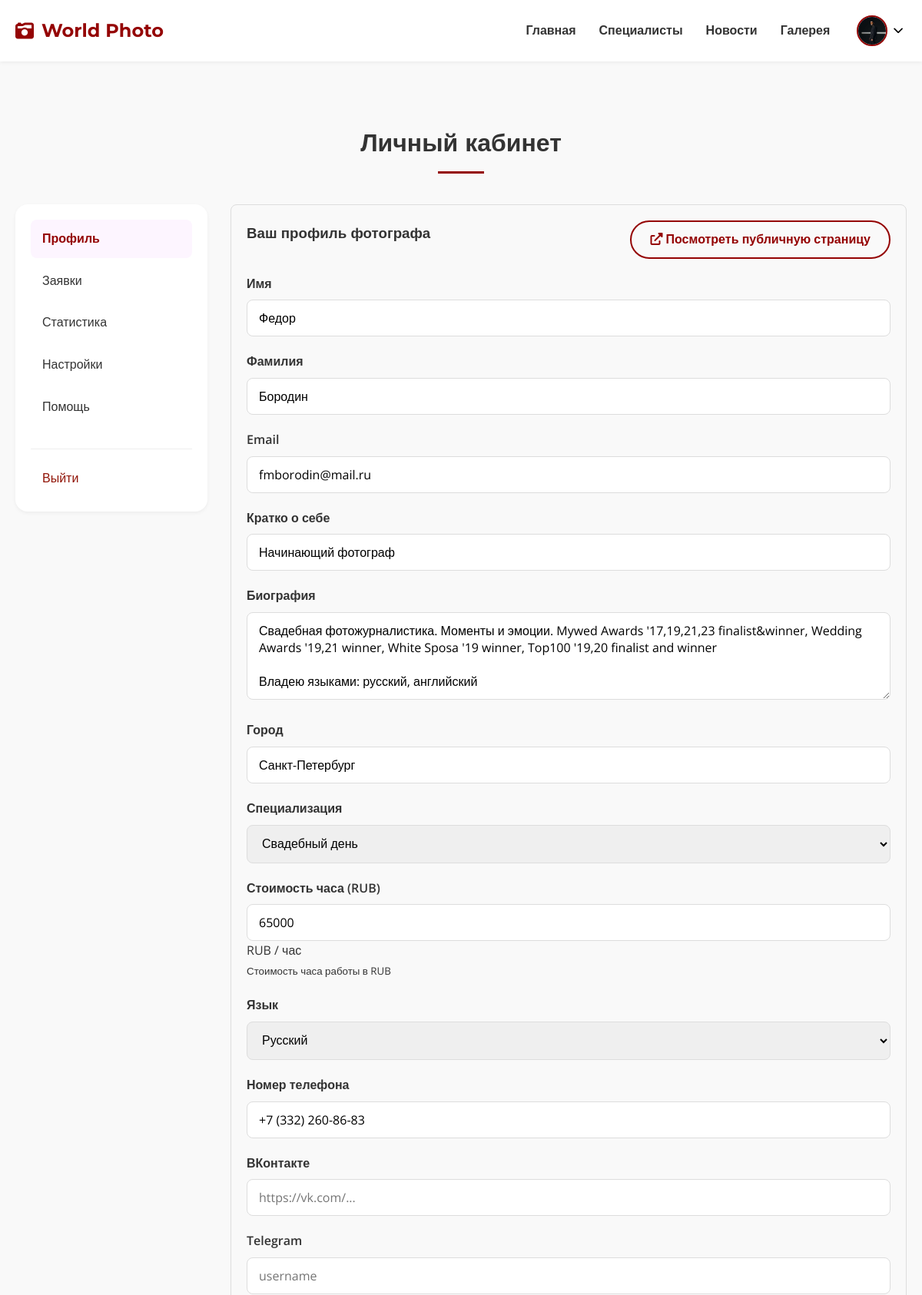
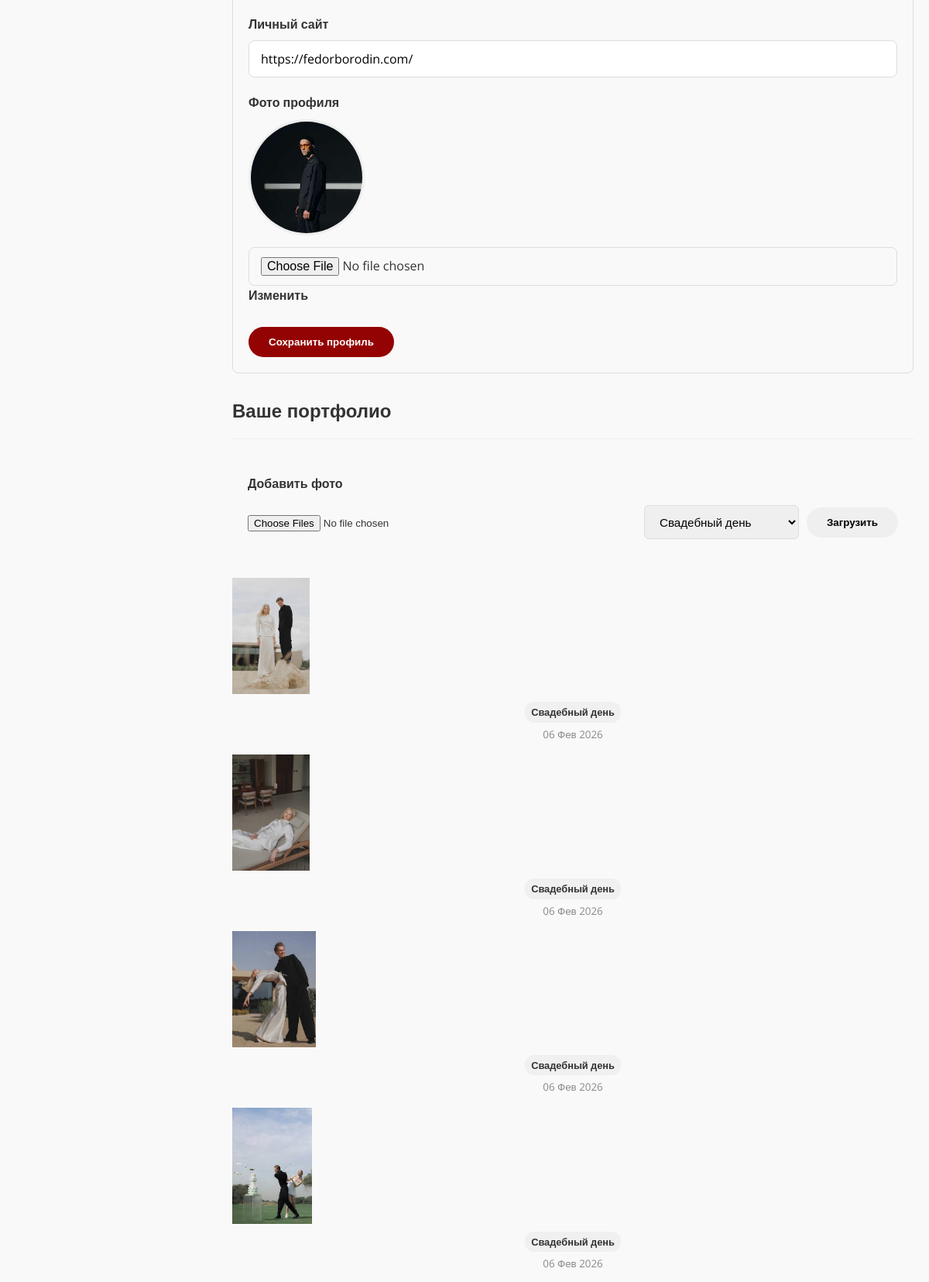
The page /users/dashboard/ (signed in, upper part) on the database its author committed (2 pictures, top to bottom).
### users/models.py (models this page shows, shortened)
class PhotographerProfile(models.Model):
    user = models.OneToOneField(User, on_delete=models.CASCADE)
    short_intro = models.CharField(max_length=250)
    bio = models.TextField()
    city = models.CharField(max_length=100, blank=True, null=True)
    specialization = models.CharField(max_length=50, choices=SPECIALIZATION_CHOICES, default='wedding')
    price = models.IntegerField(default=0, help_text="Стоимость часа работы в RUB")
    LANGUAGE_CHOICES = [
        ('ru', 'Русский'),
        ('en', 'English'),
    ]
    language = models.CharField(max_length=10, choices=LANGUAGE_CHOICES, default='ru')
    profile_image = models.ImageField(upload_to='profile_images', blank=True, null=True)
    views_count = models.PositiveIntegerField(default=0)
    phone_number = models.CharField(max_length=20, blank=True, null=True, verbose_name="Номер телефона")
    social_vk = models.URLField(blank=True, null=True, verbose_name="Ссылка на ВКонтакте")
    social_telegram = models.CharField(max_length=50, blank=True, null=True, verbose_name="Telegram (username)")
    website = models.URLField(blank=True, null=True, verbose_name="Личный сайт")

class Photo(models.Model):
    photographer = models.ForeignKey(PhotographerProfile, on_delete=models.CASCADE, related_name='photos')
    image = models.ImageField(upload_to='photographs')
    category = models.CharField(max_length=50, choices=SPECIALIZATION_CHOICES, default='wedding', verbose_name="Категория")
    uploaded_at = models.DateTimeField(auto_now_add=True)

### users/views.py (the view, shortened to what this page needs)
# urls.py: path('dashboard/', views.dashboard, name='dashboard'),
@login_required
def dashboard(request):
    try:
        profile = request.user.photographerprofile
        is_photographer = True
        client_profile = None
    except PhotographerProfile.DoesNotExist:
        profile = None
        is_photographer = False
        client_profile, created = ClientProfile.objects.get_or_create(user=request.user)
    password_form = PasswordChangeForm(request.user)
    p_form = None
    photo_form = None
    photos = []
    received_active_bookings = []
    received_completed_bookings = []
    client_form = None
    support_form = SupportRequestForm()
    my_support_requests = SupportRequest.objects.filter(user=request.user).order_by('-created_at')
    admin_support_requests = []
    admin_new_requests_count = 0
    if request.user.is_superuser:
        admin_support_requests = SupportRequest.objects.filter(status='new').order_by('-created_at')
        admin_new_requests_count = admin_support_requests.count()
    if is_photographer:
        p_form = PhotographerProfileForm(instance=profile)
        photo_form = PhotoUploadForm()
        photos = profile.photos.all().order_by('-uploaded_at')
        all_received = BookingRequest.objects.filter(photographer=profile, is_deleted_by_photographer=False).order_by('-created_at')
        received_active_bookings = all_received.exclude(status='completed')
        received_completed_bookings = all_received.filter(status='completed')
    else:
        client_form = ClientProfileForm(instance=client_profile)
    all_sent = BookingRequest.objects.filter(client=request.user, is_deleted_by_client=False).order_by('-created_at')
    sent_active_bookings = all_sent.exclude(status='completed')
    sent_completed_bookings = all_sent.filter(status='completed')
    favorites = Favorite.objects.filter(user=request.user)
    return render(request, 'users/dashboard.html', {
        'is_photographer': is_photographer,
        'p_form': p_form,
        'photo_form': photo_form,
        'photos': photos,
        'password_form': password_form,
        'received_bookings': received_active_bookings,
        'received_active_bookings': received_active_bookings,
        'received_completed_bookings': received_completed_bookings,
        'sent_bookings': sent_active_bookings,
        'sent_active_bookings': sent_active_bookings,
        'sent_completed_bookings': sent_completed_bookings,
        'favorites': favorites,
        'client_form': client_form,
        'client_profile': client_profile,
        'support_form': support_form,
        'my_support_requests': my_support_requests,
        'admin_support_requests': admin_support_requests,
        'admin_new_requests_count': admin_new_requests_count,
    })

### users/forms.py
class PhotoUploadForm(forms.Form):
    image = forms.ImageField(widget=forms.ClearableFileInput(), label='Загрузить фото')
    category = forms.ChoiceField(choices=SPECIALIZATION_CHOICES, label='Категория', initial='wedding')
    def __init__(self, *args, **kwargs):
        super().__init__(*args, **kwargs)
        self.fields['image'].widget.attrs.update({'multiple': True})
        self.fields['category'].widget.attrs.update({'class': 'form-control'})

### users/templatetags/user_filters.py (called while the page is built, shortened)
@register.filter
def get_avatar_url(user):
    try:
        if hasattr(user, 'photographerprofile'):
            profile = user.photographerprofile
            if profile.profile_image:
                return profile.profile_image.url
    except Exception:
        pass

### users/templates/users/dashboard.html (shortened to what this page needs)
{% extends 'users/base.html' %}
{% block content %}
<div class="container" style="padding-top: 40px; padding-bottom: 40px;">
<h1 class="section-title">Личный кабинет</h1>
    <div class="dashboard-container">
        <div class="dashboard-sidebar">
            <ul class="sidebar-menu">
                <li><a onclick="openTab(event, 'profile')" class="tab-link active">Профиль</a></li>
                {% if is_photographer %}
                    <li><a onclick="openTab(event, 'bookings')" class="tab-link">Заявки</a></li>
                    <li><a onclick="openTab(event, 'stats')" class="tab-link">Статистика</a></li>
                {% else %}
                    <li><a onclick="openTab(event, 'bookings')" class="tab-link">Мои заказы</a></li>
                {% endif %}
                <li><a onclick="openTab(event, 'settings')" class="tab-link">Настройки</a></li>
                <li>
                    <a onclick="openTab(event, 'help')" class="tab-link" style="display: flex; justify-content: space-between; align-items: center;">
                        Помощь
                    </a>
                </li>
            </ul>
            <div class="sidebar-footer">
                <a href="#" onclick="document.getElementById('logout-form').submit(); return false;" class="logout-link">Выйти</a>
            </div>
        </div>
        <div class="dashboard-content">
            <div id="profile" class="tab-content active">
                {% if is_photographer %}
                <div style="margin-bottom: 30px; border: 1px solid #ddd; padding: 20px; border-radius: 8px;">
                    <div style="display: flex; justify-content: space-between; align-items: center; margin-bottom: 20px;">
                        <h3>Ваш профиль фотографа</h3>
                        <a href="{% url 'photographer_detail' pk=user.photographerprofile.pk %}" class="btn btn-outline-primary" target="_blank">
                            <i class="fas fa-external-link-alt"></i> Посмотреть публичную страницу
                        </a>
                    </div>
                    <form method="post" enctype="multipart/form-data">
                        {% for field in p_form %}
                            {% if field.name != 'profile_image' %}
                                <div class="form-group">
                                    <label for="{{ field.id_for_label }}">{{ field.label }}</label>
                                    {% if field.name == 'price' %}
                                        <div class="price-input-wrapper">
                                            {{ field }}
                                            <span class="price-suffix">RUB / час</span>
                                        </div>
                                    {% else %}
                                        {{ field }}
                                    {% endif %}
                                    {% if field.help_text %}
                                        <small class="form-text text-muted">{{ field.help_text }}</small>
                                    {% endif %}
                                </div>
                            {% endif %}
                        {% endfor %}
                        <div class="form-group profile-image-group">
                            <label>Фото профиля</label>
                            <div class="profile-image-container">
                                {% if p_form.instance.profile_image %}
                                    <div class="current-image" id="currentImageContainer">
                                        <img src="{{ p_form.instance.profile_image.url }}" alt="Profile Photo" class="dashboard-profile-img">
                                    </div>
                                {% endif %}
                                <div class="image-actions">
                                    <input type="file" name="profile_image" id="id_profile_image" class="hidden-file-input" onchange="previewImage(this)">
                                    <label for="id_profile_image" class="action-link change-link" style="cursor: pointer; display: inline-block; margin-right: 10px;">Изменить</label>
                                </div>
                            </div>
                        </div>
                        <button type="submit" name="update_profile" class="btn btn-primary btn-save-profile">Сохранить профиль</button>
                    </form>
                </div>
                <div class="profile-section">
                    <h3 class="section-header">Ваше портфолио</h3>
                    <div style="margin-bottom: 30px; background: #f9f9f9; padding: 20px; border-radius: 8px;">
                        <h4 style="margin-bottom: 15px;">Добавить фото</h4>
                        <form method="post" enctype="multipart/form-data" style="display: flex; gap: 10px; align-items: center; flex-wrap: wrap;">
                            <div style="flex: 1; min-width: 200px;">
                                {{ photo_form.image }}
                            </div>
                            <div style="width: 200px;">
                                {{ photo_form.category }}
                            </div>
                            <button type="submit" name="upload_photo" class="btn btn-outline">Загрузить</button>
                        </form>
                    </div>
                    <div class="photo-grid" style="grid-template-columns: repeat(auto-fill, minmax(150px, 1fr));">
                        {% for photo in photos %}
                            <div class="photo-item">
                                <img src="{{ photo.image.url }}" alt="My Photo" style="height: 150px;">
                                <div class="photo-info" style="padding: 10px; text-align: center;">
                                    <span class="badge" style="background: #f0f0f0; color: #333; margin-bottom: 5px; display: inline-block; font-size: 0.8rem; padding: 3px 8px; border-radius: 12px;">{{ photo.get_category_display }}</span>
                                    <small style="color: #888; display: block; margin-bottom: 5px;">{{ photo.uploaded_at|date:"d M Y" }}</small>
                                </div>
                            </div>
                        {% empty %}
                            <div style="text-align: center; grid-column: 1/-1; padding: 20px;">
                                <i class="fas fa-camera" style="font-size: 3rem; color: #ddd; margin-bottom: 20px;"></i>
                                <p>Вы еще не загрузили фотографий.</p>
                            </div>
                        {% endfor %}
                    </div>
                </div>
                {% endif %}
            </div>
    </div>
</div>
{% endblock %}

### users/templates/users/base.html (shortened to what this page needs)
{% load static %}
{% load user_filters %}
<!DOCTYPE html>
<html lang="ru">
<head>
    <link rel="stylesheet" href="https://cdnjs.cloudflare.com/ajax/libs/font-awesome/6.0.0/css/all.min.css">
    <link rel="stylesheet" href="{% static 'styles.css' %}?v=lightbox2">
</head>
<body>
    <header>
        <nav class="navbar">
            <div class="container">
                <a href="{% url 'home' %}" class="logo">
                    <i class="fas fa-camera-retro"></i> World Photo
                </a>
                <div class="nav-menu" id="navMenu">
                    <ul class="nav-links">
                        <li><a href="{% url 'home' %}" class="{% if request.resolver_match.url_name == 'home' %}active{% endif %}">Главная</a></li>
                        <li><a href="{% url 'specialists' %}" class="{% if 'specialists' in request.path %}active{% endif %}">Специалисты</a></li>
                        <li><a href="{% url 'news' %}" class="{% if 'news' in request.path %}active{% endif %}">Новости</a></li>
                        <li><a href="{% url 'gallery' %}" class="{% if 'gallery' in request.path %}active{% endif %}">Галерея</a></li>
                        {% if user.is_authenticated %}
                            <li class="user-menu-item">
                                <div class="user-menu">
                                    <button type="button" class="user-avatar-btn">
                                        <img src="{{ user|get_avatar_url }}" alt="{{ user.username }}" class="user-avatar-img">
                                        <i class="fas fa-chevron-down"></i>
                                    </button>
                                </div>
                            </li>
                        {% else %}
                            <li><a href="{% url 'login' %}" class="btn btn-text">Войти</a></li>
                            <li><a href="{% url 'register' %}" class="btn btn-primary">Регистрация</a></li>
                        {% endif %}
                    </ul>
                </div>
            </div>
        </nav>
    </header>
    <main class="main-content">
        {% block content %}
        {% endblock %}
    </main>
</body>
</html>

### rows shown on the page
PhotographerProfile: p_form "Начинающий фотограф" "Свадебная фотожурналистика. Моменты и эмоции. Mywed Awards '17,19,21,23 finalist&winner, Wedding Awards '19,21 winner, White Sposa '19 winner, Top100 '19,20 finalist and winner Владею языками: русский, английский" "Санкт-Петербург" "Свадебный день" "Русский" "+7 (332) 260-86-83" "https://fedorborodin.com/", p_form "65000", instance.profile_image (picture)
Photo: image (picture), category "Свадебный день", uploaded_at "06 Фев 2026"
Photo: image (picture), category "Свадебный день", uploaded_at "06 Фев 2026"
Photo: image (picture), category "Свадебный день", uploaded_at "06 Фев 2026"
Photo: image (picture), category "Свадебный день", uploaded_at "06 Фев 2026"

### other values the page prints
{{ field.label }} "Имя" "Фамилия" "Email" "Кратко о себе" "Биография" "Город" "Специализация" "Стоимость часа (RUB)" "Язык" "Номер телефона" "ВКонтакте" "Telegram" "Личный сайт"
{{ field.help_text }} "Стоимость часа работы в RUB"
